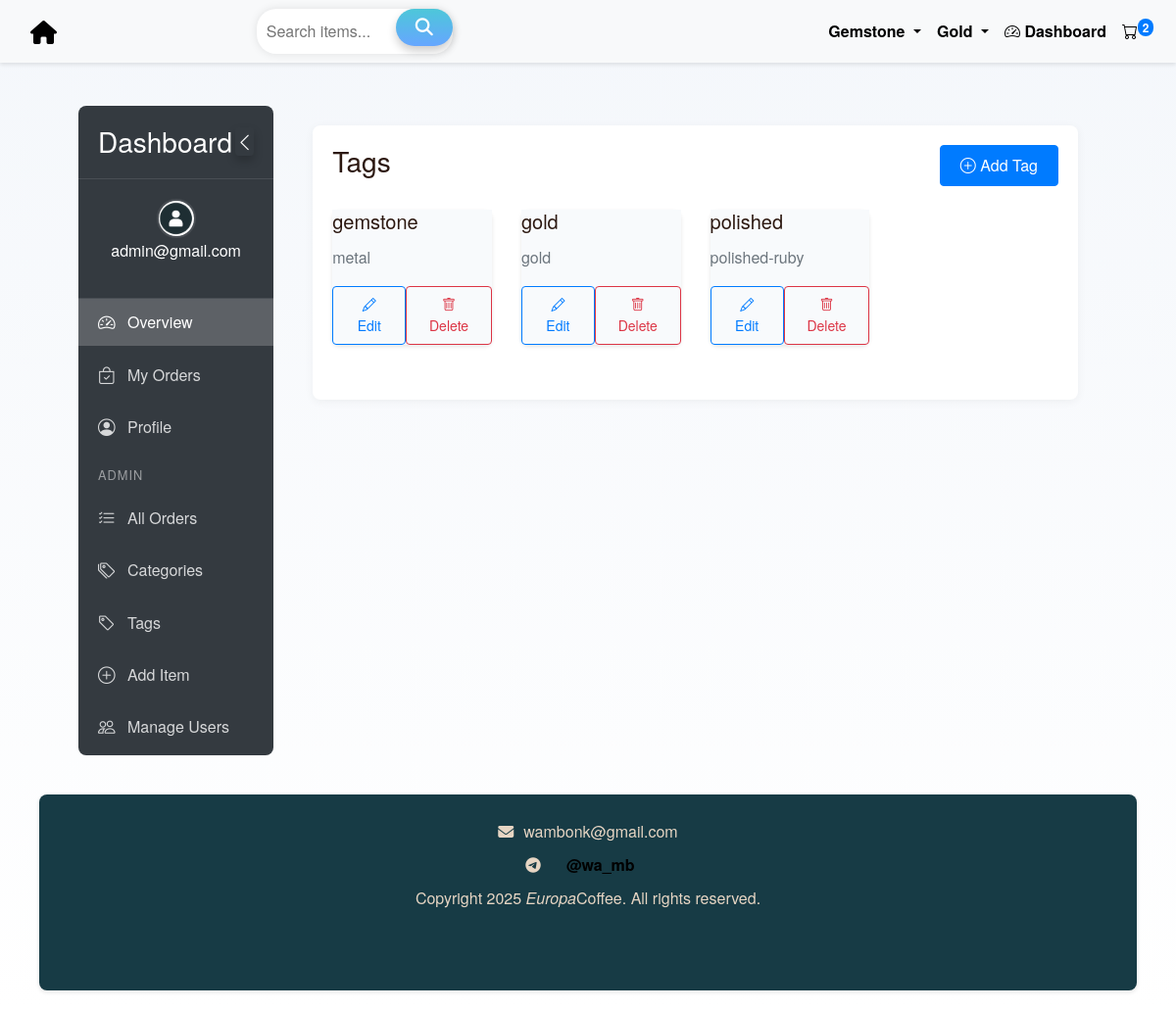
/dashboard/admin/tags/ (signed in), run on the app's committed database.
### orders/models.py (models this page shows, shortened)
class Category(models.Model):
    name = models.CharField(max_length=100, unique=True)
    slug = models.SlugField(max_length=120, unique=True, editable=False)  # not editable
    parent = models.ForeignKey(
        'self',
        on_delete=models.CASCADE,
        related_name='subcategories',
        blank=True,
        null=True,
        help_text="Parent category, leave blank if this is a top-level category."
    )
    class Meta:
        verbose_name_plural = 'Categories'
        ordering = ['name']

class Tag(models.Model):
    name = models.CharField(max_length=50, unique=True)
    slug = models.SlugField(max_length=60, unique=True)
    class Meta:
        ordering = ['name']

### accounts/models.py (models this page shows, shortened)
class CustomUser(AbstractBaseUser, PermissionsMixin):
    email = models.EmailField(unique=True)
    full_name = models.CharField(max_length=255, blank=True)
    profile_pic = models.ImageField(
        upload_to=user_profile_pic_path,
        default='default_avatars/default.png',
        blank=True,
        null=True
    )
    is_active = models.BooleanField(default=True)
    is_staff = models.BooleanField(default=False)
    date_joined = models.DateTimeField(default=timezone.now)
    country = models.CharField(max_length=255, blank=True, null=True)
    state = models.CharField(max_length=255, blank=True, null=True)
    objects = CustomUserManager()
    USERNAME_FIELD = 'email'
    REQUIRED_FIELDS = ['full_name']
    def get_profile_pic_url(self):
        if self.profile_pic and default_storage.exists(self.profile_pic.name):
            return self.profile_pic.url
        return '/static/default_avatars/default.png'  # Fallback URL

### orders/views.py (the view)
# urls.py: path('dashboard/admin/tags/', views.tag_management, name='tag_management'),
@login_required
def tag_management(request):
    if not admin_check(request.user):
        return render(request, '403.html', status=403)
    tags = Tag.objects.all()
    return render(request, 'dashboard/admin/tags.html', {'tags': tags})

### accounts/context_processors.py (called while the page is built)
def user_profile(request):
    if request.user.is_authenticated:
        return {
            'user_profile_pic': request.user.get_profile_pic_url()
        }
    return {}

### orders/context_processors.py (called while the page is built)
def cart_item_count(request):
    count = 0
    try:
        if request.user.is_authenticated:
            cart = Cart.objects.filter(user=request.user).first()
        else:
            session_id = request.session.session_key
            if not session_id:
                request.session.create()
                session_id = request.session.session_key
            cart = Cart.objects.filter(session_id=session_id).first()
        if cart:
            count = sum(item.quantity for item in cart.items.all())
    except Exception:
        count = 0  # Safe fallback
    return {'cart_item_count': count}

def categories_processor(request):
    return {
        'nav_categories': Category.objects.filter(parent__isnull=True).prefetch_related('subcategories')
    }

### orders/views.py (called while the page is built)
def admin_check(user):
    return user.is_staff

### templates/dashboard/admin/tags.html
{% extends "dashboard/base.html" %}
{% block dashboard_content %}
<div class="dashboard-card">
    <div class="d-flex justify-content-between align-items-center mb-4">
        <h3>Tags</h3>
        <a href="{% url 'add_tag' %}" class="btn btn-primary">
            <i class="bi bi-plus-circle"></i> Add Tag
        </a>
    </div>
    {% if tags %}
    <div class="row">
        {% for tag in tags %}
        <div class="col-md-3 mb-3">
            <div class="card">
                <div class="card-body">
                    <h5 class="card-title">{{ tag.name }}</h5>
                    <p class="card-text text-muted">{{ tag.slug }}</p>
                    <div class="d-flex justify-content-between">
                        <a href="#" class="btn btn-sm btn-outline-primary">
                            <i class="bi bi-pencil"></i> Edit
                        </a>
                        <a href="#" class="btn btn-sm btn-outline-danger">
                            <i class="bi bi-trash"></i> Delete
                        </a>
                    </div>
                </div>
            </div>
        </div>
        {% endfor %}
    </div>
    {% else %}
    <div class="alert alert-info">
        No tags found. <a href="{% url 'add_tag' %}">Add your first tag</a>.
    </div>
    {% endif %}
</div>
{% endblock %}

### templates/dashboard/base.html (shortened to what this page needs)
{% extends "orders/base.html" %}
{% load static %}
{% block content %}
<div class="dashboard-container">
    <div class="dashboard-sidebar" id="dashboardSidebar">
        <div class="dashboard-sidebar-header">
            <h3>Dashboard</h3>
            <button class="btn btn-sm btn-outline-secondary dashboard-toggle-sidebar" id="dashboardToggleSidebar">
                <i class="bi bi-chevron-left"></i>
            </button>
        </div>
        <div class="dashboard-sidebar-menu">
            <div class="dashboard-user-info">
                <img src="{{ user.get_profile_pic_url }}"
                     alt="User Avatar"
                     class="dashboard-user-avatar rounded-circle"
                     onerror="this.onerror=null; this.src='{% static 'images/default-avatar.png' %}'">
                <p>{{ user.email }}</p>
            </div>
            <ul class="dashboard-nav flex-column">
                <li class="dashboard-nav-item">
                    <a class="dashboard-nav-link active" href="{% url 'dashboard' %}">
                        <i class="bi bi-speedometer2"></i> <span class="dashboard-nav-text">Overview</span>
                    </a>
                </li>
                <li class="dashboard-nav-item">
                    <a class="dashboard-nav-link" href="{% url 'user_orders' %}">
                        <i class="bi bi-bag-check"></i> <span class="dashboard-nav-text">My Orders</span>
                    </a>
                </li>
                <li class="dashboard-nav-item">
                    <a class="dashboard-nav-link" href="{% url 'profile' %}">
                        <i class="bi bi-person-circle"></i> <span class="dashboard-nav-text">Profile</span>
                    </a>
                </li>
                {% if user.is_staff %}
                <li class="dashboard-nav-divider">Admin</li>
                <li class="dashboard-nav-item">
                    <a class="dashboard-nav-link" href="{% url 'all_orders' %}">
                        <i class="bi bi-list-check"></i> <span class="dashboard-nav-text">All Orders</span>
                    </a>
                </li>
                <li class="dashboard-nav-item">
                    <a class="dashboard-nav-link" href="{% url 'category_management' %}">
                        <i class="bi bi-tags"></i> <span class="dashboard-nav-text">Categories</span>
                    </a>
                </li>
                <li class="dashboard-nav-item">
                    <a class="dashboard-nav-link" href="{% url 'tag_management' %}">
                        <i class="bi bi-tag"></i> <span class="dashboard-nav-text">Tags</span>
                    </a>
                </li>
                <li class="dashboard-nav-item">
                    <a class="dashboard-nav-link" href="{% url 'add_item' %}">
                        <i class="bi bi-plus-circle"></i> <span class="dashboard-nav-text">Add Item</span>
                    </a>
                </li>
                <li class="dashboard-nav-item">
                    <a class="dashboard-nav-link" href="{% url 'manage_users' %}">
                        <i class="bi bi-people"></i> <span class="dashboard-nav-text">Manage Users</span>
                    </a>
                </li>
                {% endif %}
            </ul>
        </div>
    </div>
    <div class="dashboard-main-content" id="dashboardMainContent">
        {% block dashboard_content %}
        {% endblock %}
    </div>
</div>
{% endblock %}

### templates/orders/base.html (shortened to what this page needs)
{% load static %}
<!DOCTYPE html>
<html lang="en">
<head>
    <link href="https://stackpath.bootstrapcdn.com/bootstrap/4.5.2/css/bootstrap.min.css" rel="stylesheet">
     <link rel="stylesheet" href="{% static 'css/style.css' %}">
     <link rel="stylesheet" href="{% static 'css/dashboard.css' %}">
    <link href="https://cdn.jsdelivr.net/npm/bootstrap-icons@1.10.5/font/bootstrap-icons.css" rel="stylesheet">
<link href="https://cdn.jsdelivr.net/npm/bootstrap-icons@1.10.5/font/bootstrap-icons.css" rel="stylesheet">
</head>
<body>
    <nav class="navbar navbar-expand-lg navbar-light bg-light fixed-top">
        <div class="container-fluid">
            <a class="navbar-brand" href="{% url 'home' %}">
             <i class="fa fa-home"></i>
            </a>
            <div class="collapse navbar-collapse justify-content-between" id="navbarNav">
                <form class="search d-flex mx-auto" action="{% url 'search' %}" method="get">
                    <input placeholder="Search items..." type="text" name="q" aria-label="Search">
                    <button type="submit"><i class="fa fa-search"></i></button>
                </form>
                <ul class="navbar-nav ml-auto">
                    {% for category in nav_categories %}
                        {% if category.subcategories.all %}
                            <li class="nav-item dropdown">
                              <a class="nav-link dropdown-toggle" href="#" id="navbarDropdown{{ forloop.counter }}" role="button" data-bs-toggle="dropdown" aria-expanded="false">
                                {{ category.name }}
                              </a>
                            </li>
                        {% else %}
                            <li class="nav-item">
                                <a class="nav-link" href="{% url 'category_detail' category.slug %}">{{ category.name }}</a>
                            </li>
                        {% endif %}
                    {% endfor %}
                    <li class="nav-item">
                        <a class="nav-link" href="{% url 'dashboard' %}">
                            <i class="bi bi-speedometer2"></i> Dashboard
                        </a>
                    </li>
                <li class="nav-item">
                    <a class="nav-link position-relative" href="{% url 'cart' %}">
                        <i class="bi bi-cart"></i>
                        {% if cart_item_count > 0 %}
                            <span class="badge badge-primary position-absolute top-0 start-100 translate-middle rounded-pill">
                                {{ cart_item_count }}
                            </span>
                        {% else %}
                            <span class="badge badge-secondary position-absolute top-0 start-100 translate-middle rounded-pill">
                                0
                            </span>
                        {% endif %}
                    </a>
                </li>
                </ul>
            </div>
        </div>
    </nav>
    <br>
    <div class="container-fluid mt-4" style="padding-left: 40px; padding-right: 40px;">
    <div class="container-fluid mt-5 pt-3" style="padding-left: 40px; padding-right: 40px;">
        {% block content %}
        {% endblock %}
    </div>
<footer class="container-fluid" style="padding: 0;">
    <div class="container-footer text-center justify-center" style="padding: 0;">
<br>
        <div style="display: flex; align-items: center; justify-content: center; gap: 10px;">
            <i class="fa fa-envelope" aria-hidden="true"></i> wambonk@gmail.com
        </div>
        <div style="display: flex; align-items: center; justify-content: center; gap: 10px;">
            <i class="fa fa-telegram" aria-hidden="true"></i>
            <a class="nav-link active" href="https://t.me/wa_mb">@wa_mb</a>
        </div>
        <span>Copyright 2025 <i>Europa</i>Coffee. All rights reserved.</span>
        <br>
    </div>
</footer>
</body>
</html>

### static/css/style.css (style rules this page uses)
body { font-family: 'Helvetica Neue', Arial, sans-serif; background-color: #f8f4f1; background: linear-gradient(0deg, rgb(255, 255, 255) 0%, rgb(244, 247, 251) 100%); color: #2c1810; line-height: 1.6; background-size: cover; background-position: center; background-repeat: no-repeat; margin: 0; padding: 0; display: flex; align-items: center; justify-content: center; }
.search { display: inline-block; position: relative; }
.search input[type="text"] { width: 200px; padding: 10px; border: none; border-radius: 20px; box-shadow: 0 0 10px rgba(0, 0, 0, 0.1); }
.search button[type="submit"] { background-color: #ffffff; border: none; color: #ffffff; cursor: pointer; padding: 10px 20px; border-radius: 20px; position: absolute; top: 0; right: 0; transition: .9s ease; }
.navbar { background-color: # #f8f4f1 !important; box-shadow: 0 2px 4px rgba(0,0,0,0.1); }
.navbar-brand { color: black !important; font-size: 24px; font-weight: bold; }
.nav-link { color: black !important; font-weight: 800; transition: color 0.3s ease; }
.container-footer { width: 100%; height: 200px; background-color: #173B45; border-radius: 8px; box-shadow: 0 2px 4px rgba(0,0,0,0.1); padding: 0 !important; margin-top: 20px; margin-bottom: 20px; }
.btn { padding: 8px 20px; border-radius: 4px; font-weight: 500; transition: all 0.3s ease; }
.card { border: none; border-radius: 8px; box-shadow: 0 2px 4px rgba(0,0,0,0.1); margin-bottom: 20px; transition: transform 0.3s ease, box-shadow 0.3s ease; }
.card-body { padding: 0; background-color: #F8FAFC; }
footer { color: #e6d5c3; margin-top: 40px; width: 100%; }
footer a { color: #bf9d7e; text-decoration: none; }
button { font-family: inherit; font-size: 18px; background: linear-gradient(to bottom, #4dc7d9 0%,#66a6ff 100%); color: white; padding: 0.8em 1.2em; display: flex; align-items: center; justify-content: center; border: none; border-radius: 25px; box-shadow: 0px 5px 10px rgba(0, 0, 0, 0.2); transition: all 0.3s; }

### static/css/dashboard.css (style rules this page uses)
.dashboard-container { display: flex; align-items: flex-start; transition: all 0.3s; padding-top: 20px; }
.dashboard-sidebar { width: 250px; background: #343a40; color: white; transition: all 0.3s; position: relative; z-index: 1000; overflow-y: auto; overflow-x: hidden; border-radius: 8px; }
.dashboard-main-content { margin-left: 20px; padding: 20px; width: calc(100% - 20px); transition: all 0.3s; }
.dashboard-sidebar-header { padding: 20px; display: flex; justify-content: space-between; align-items: center; border-bottom: 1px solid rgba(255, 255, 255, 0.1); }
.dashboard-sidebar-header h3 { margin: 0; white-space: nowrap; }
.dashboard-toggle-sidebar { color: white; background: transparent; border: none; padding: 0; font-size: 1.2rem; cursor: pointer; }
.dashboard-user-info { padding: 20px; text-align: center; border-bottom: 1px solid rgba(255, 255, 255, 0.1); }
.dashboard-user-avatar { width: 40px; height: 40px; border-radius: 50%; object-fit: cover; border: 2px solid rgba(255, 255, 255, 0.1); }
.dashboard-nav-item { margin-bottom: 5px; }
.dashboard-nav { list-style: none; margin: 0; padding-left: 0; }
.dashboard-nav-link { color: rgba(255, 255, 255, 0.8); padding: 10px 20px; display: flex; align-items: center; transition: all 0.3s; white-space: nowrap; }
.dashboard-nav-link.active { color: white; background: rgba(255, 255, 255, 0.2); }
.dashboard-nav-link i { margin-right: 10px; font-size: 1.1rem; min-width: 20px; }
.dashboard-nav-divider { color: rgba(255, 255, 255, 0.5); padding: 10px 20px; font-size: 0.8rem; text-transform: uppercase; letter-spacing: 1px; }
.dashboard-card { background: white; border-radius: 8px; padding: 20px; margin-bottom: 20px; box-shadow: 0 2px 10px rgba(0,0,0,0.05); transition: all 0.3s ease; }

### data on the page
Category: name "Gemstone"
Category: name "Gold"
CustomUser: get_profile_pic_url (placeholder picture), email "admin@gmail.com"
Tag: name "gemstone", slug "metal"
Tag: name "gold", slug "gold"
Tag: name "polished", slug "polished-ruby"

### other printed values
{{ cart_item_count }} "2"
